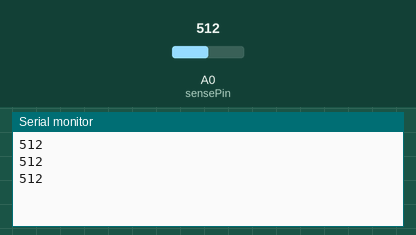
A sketch run on a simulated Arduino Uno, built with avr-gcc and run on an emulated ATmega328P. On the bench: the last lines printed to the serial monitor. The inputs (shaded band) are chosen by the test bench; at power-on: A0 (sensePin) = 512.

Above: at 1.2 s.
1.3 s: A0 (sensePin) set to 716
At 2.1 s:
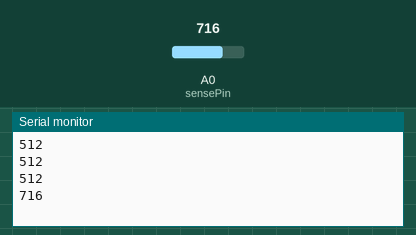
2.8 s: A0 (sensePin) set to 900
At 3.2 s:
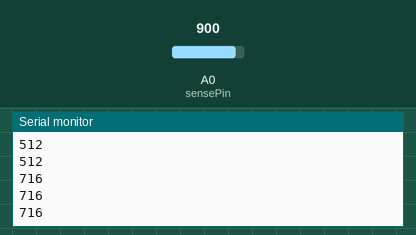
Timing chart, 0 to 5.8 s (numbered marks = the images above; inputs shaded):
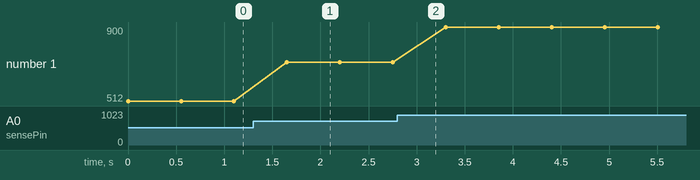

Measured:
- after the input at 1.3 s, the serial monitor: prints a new line after 0.35 s (image 1)
- plotted number 1: 512 → 716 after the input at 1.3 s, 716 → 900 after the input at 2.8 s

The sketch:

analog_photoelectric.ino
```cpp
int ledPin = 8;
int sensePin = 0;
void setup() {
  analogReference(DEFAULT);
  // put your setup code here, to run once:
  Serial.begin(9600);
}

void loop() {
  Serial.println(analogRead(sensePin));
  int val = analogRead(sensePin);
  delay(50);


   if(val<50)
   {
    digitalWrite(ledPin,HIGH);
    delay(500);
   }
   else {


   digitalWrite(ledPin,LOW);
   delay(500);
   }
}
```
